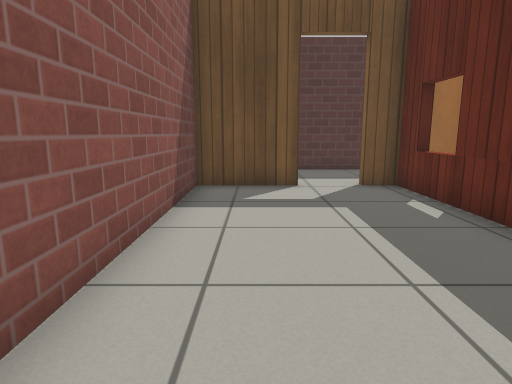
view 1 (above)

16 first-person views from a walk through a world built for the Gazebo simulator. The camera is 0.72 m above the floor, tilts 10° down and sees 75° across. The floor is counted in squares, 0.5 m on a side. Each view is taken from the middle of a square. On the plan, view 1 faces up. The plan holds only what a view shows up to about 15 squares ahead; the rest is blank. Gazebo's built-in surfaces are drawn with simple patterns.

view 2
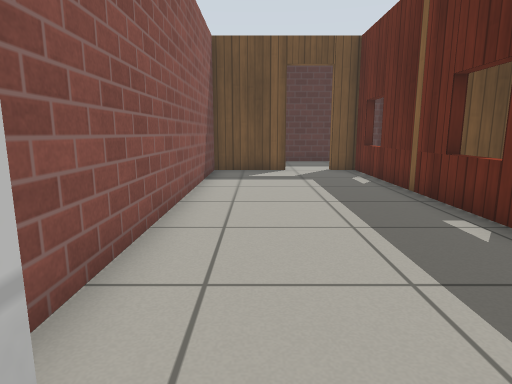

view 3
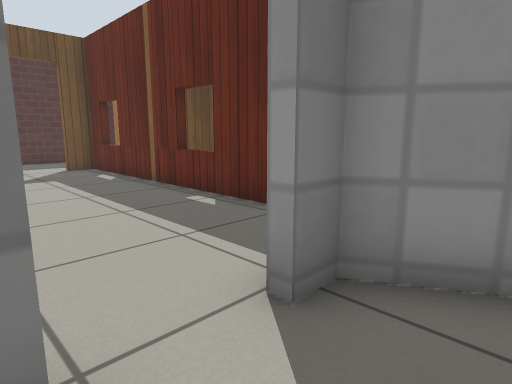

view 4
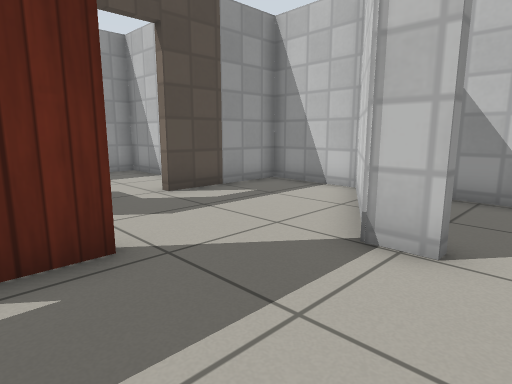

view 5
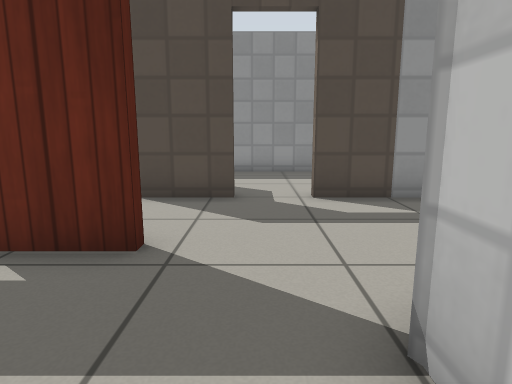

view 6
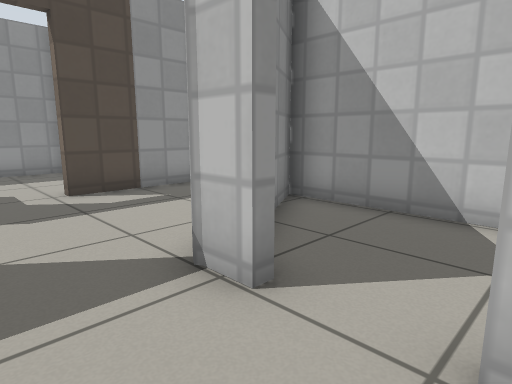

view 7
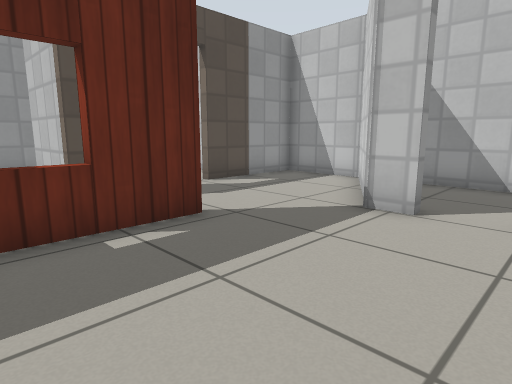

view 8
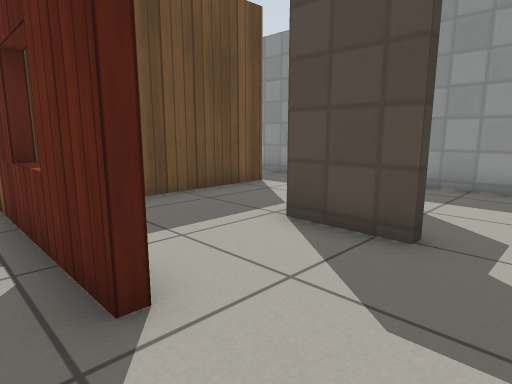

view 9
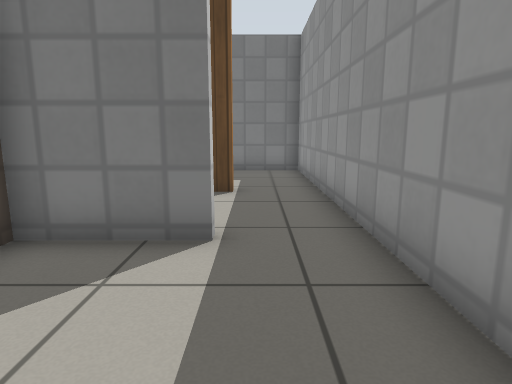

view 10
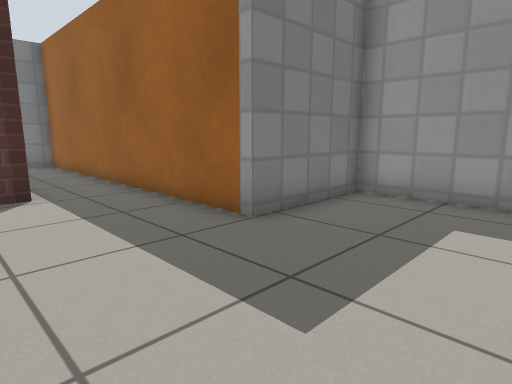

view 11
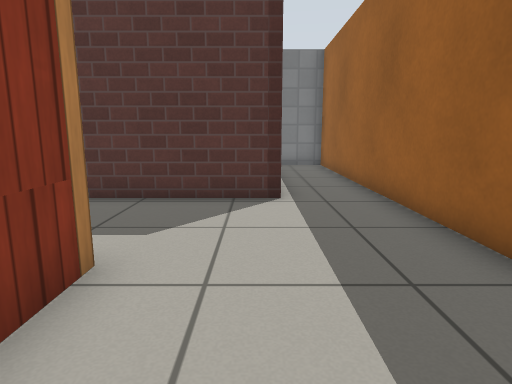

view 12
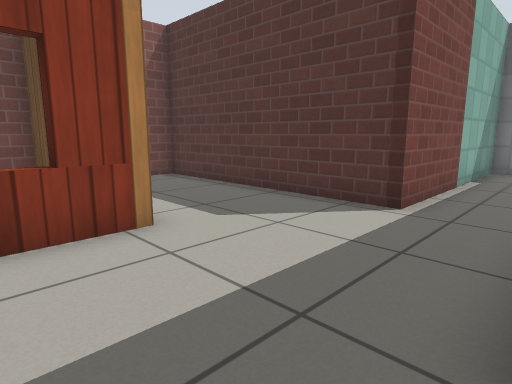

view 13
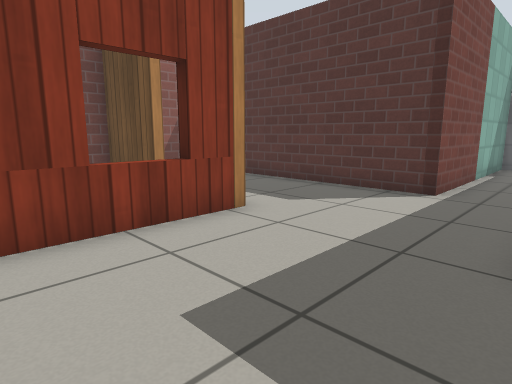

view 14
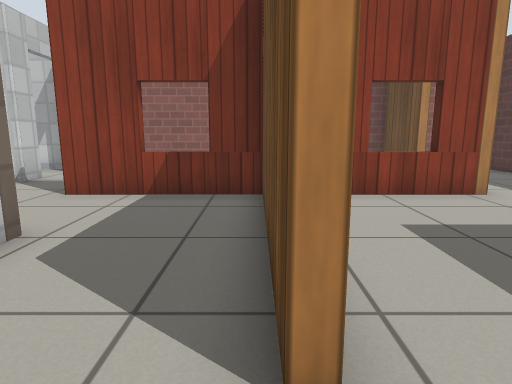

view 15
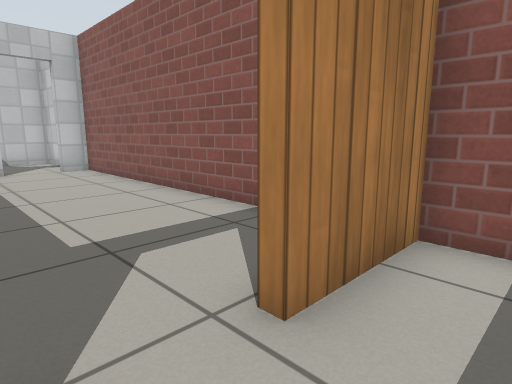

view 16
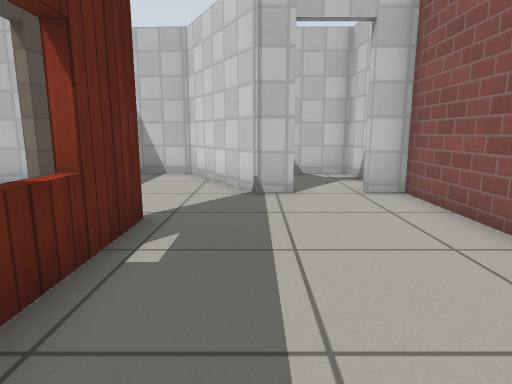

### Floor plan
Ten units are one square. View 1 is at (0, 0); x grows to the right and y downward. Boxes are objects, and circles mark ways between rooms. Rooms are numbered by the first view taken in them; rooms with no view inside come last. Other rooms are left out.
<svg viewBox="-21 -218 153 297">
<path fill="none" stroke="#000" d="M39 6 39 -92 29 -92M10 30 20 30M12 -92 -16 -92 -16 30 -6 30M-16 38 -13 71 40 71 18 33 10 33M74 16 74 -6M20 30 43 71 75 71M42 -6 42 6M74 74 74 33M104 -3 76 -3M87 48 127 48 127 5M42 -85 42 -55M105 -92 90 -92M74 -6 104 -6 104 -3M105 -42 42 -42 42 -6M127 5 127 -45M42 -95 42 -85M90 -92 90 -213 66 -213 66 -134 -16 -134 -16 -95 12 -95M127 -45 127 -92 105 -92"/>
<circle cx="5" cy="30" r="3" fill="#2a7"/>
<circle cx="30" cy="15" r="3" fill="#2a7"/>
<circle cx="25" cy="-90" r="3" fill="#2a7"/>
<circle cx="75" cy="25" r="3" fill="#2a7"/>
<circle cx="55" cy="0" r="3" fill="#2a7"/>
<circle cx="115" cy="0" r="3" fill="#2a7"/>
<circle cx="65" cy="-90" r="3" fill="#2a7"/>
<circle cx="95" cy="-65" r="3" fill="#2a7"/>
<circle cx="115" cy="-40" r="3" fill="#2a7"/>
<text x="10" y="-30">1</text>
<text x="0" y="50">2</text>
<text x="50" y="30">3</text>
<text x="100" y="20">4</text>
<text x="70" y="-70">5</text>
<text x="90" y="-20">6</text>
<text x="50" y="-130">7</text>
<text x="110" y="-70">8</text>
</svg>
Room 1 opens to room 2. Room 1 opens to room 3. Room 1 opens to room 7. Room 3 opens to room 4. Room 3 opens to room 6. Room 4 opens to room 6. Room 5 opens to room 7. Room 5 opens to room 8. Room 6 opens to room 8.

Where each view was taken, in squares from view 1:
view 1: 0 up, 0 right, facing up
view 2: 4 down, 0 right, facing up
view 3: 5 down, 1 left, facing up-right
view 4: 1 up, 0 right, facing down-right
view 5: 2 down, 0 right, facing right
view 6: 1 down, 1 left, facing down-right
view 7: 3 up, 1 left, facing down-right
view 8: 3 down, 3 right, facing up-right
view 9: 4 down, 11 right, facing up
view 10: 5 up, 5 right, facing up-right
view 11: 6 up, 6 right, facing up
view 12: 7 up, 9 right, facing up-left
view 13: 5 up, 9 right, facing up-left
view 14: 4 up, 12 right, facing left
view 15: 11 up, 3 right, facing down-left
view 16: 5 up, 2 right, facing down
